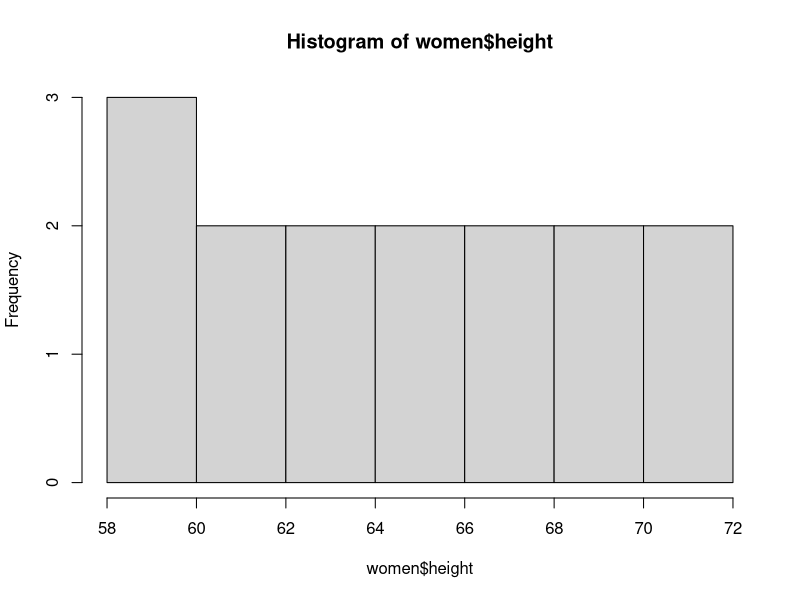
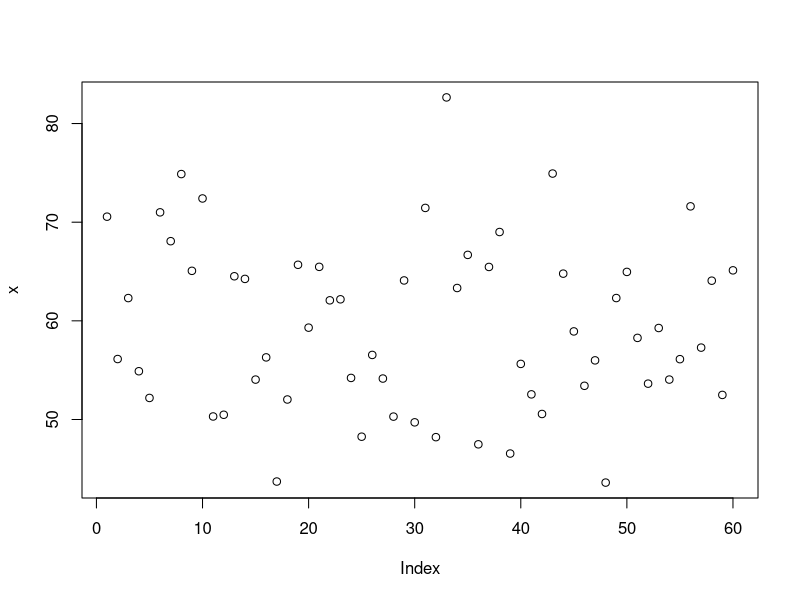
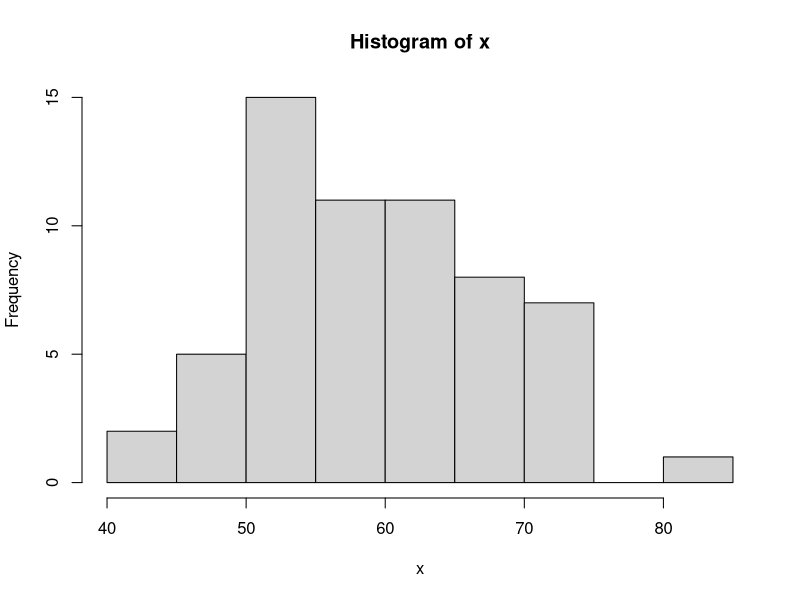
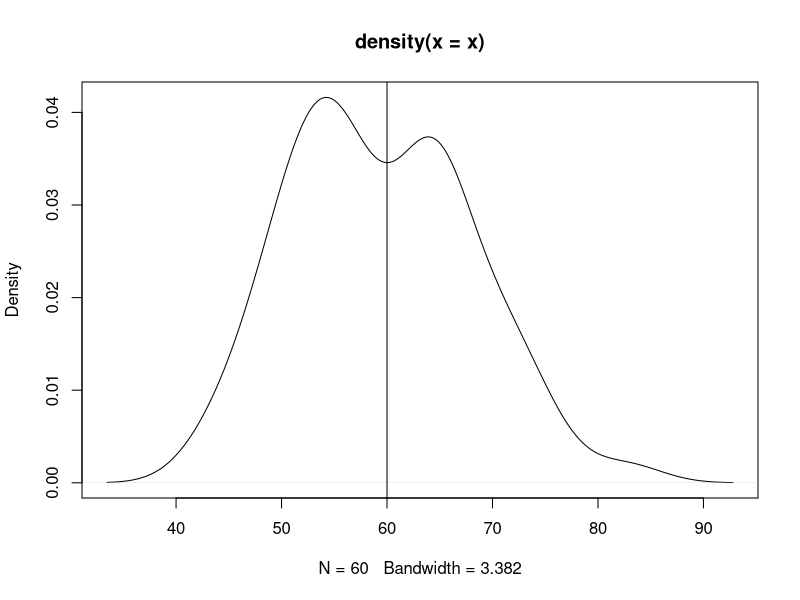
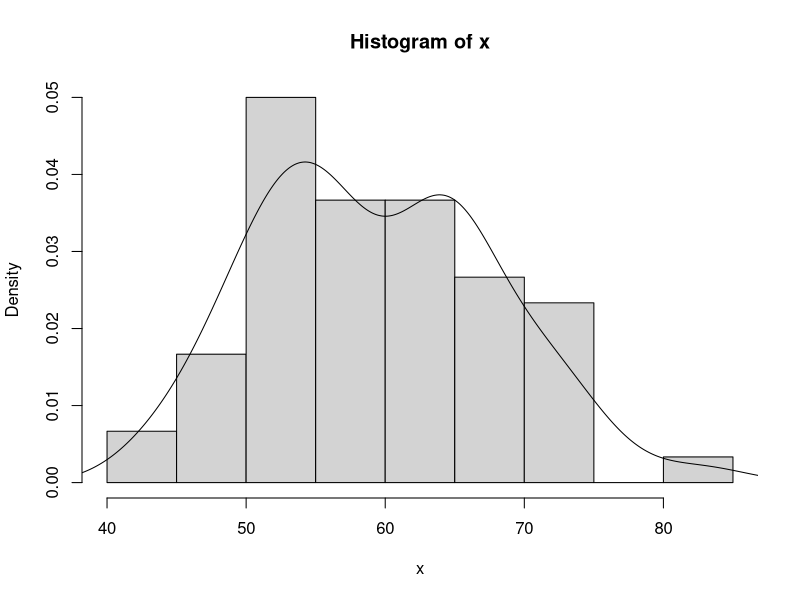
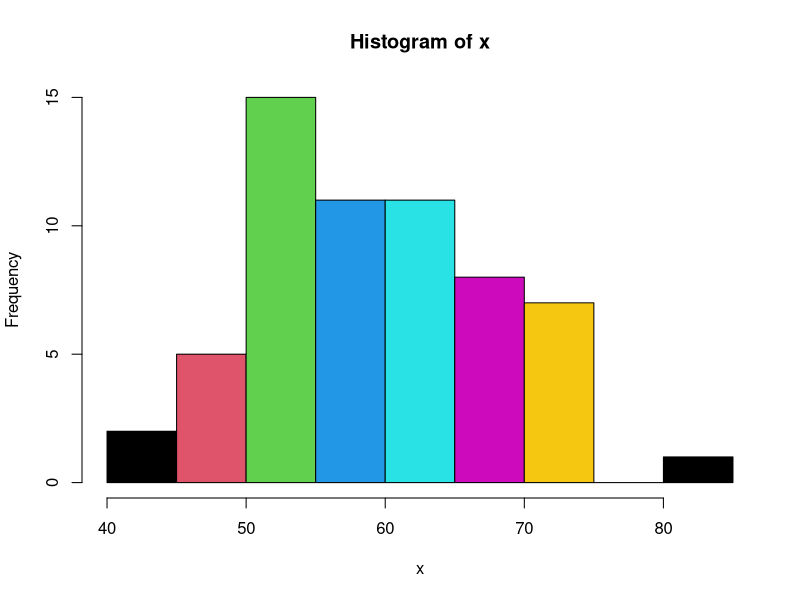
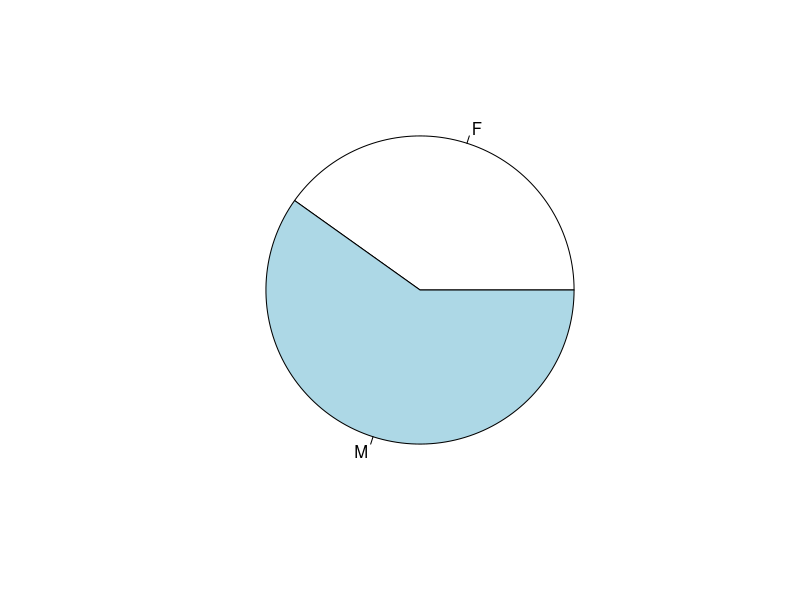
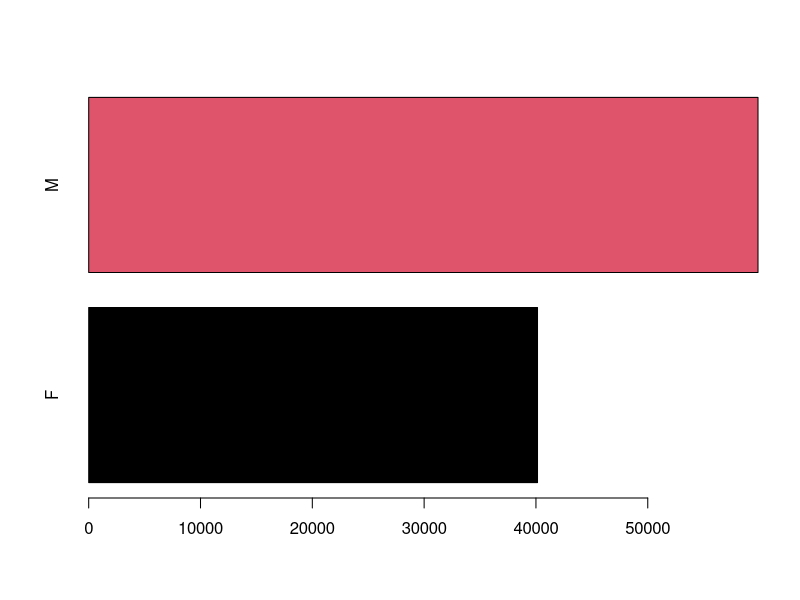

These figures' R source, in order:
#Data Structures

#vectors----
v1=1:100 #create vector from 1 to 100
v2= c(1,4,5,10)
class(v1)
class(v2)
v3=c('m','maha','kavi')
v3 #print the vector
class(v3)
v4= c(TRUE,FALSE,T,F,T)
class(v4)
#summary on vectors
mean(v1)
median(v1)
sd(v1)
var(v1)
hist(women$height)
v2
v2[v2>=5]
x= rnorm(60,mean=60,sd=10)
x
plot(x)
hist(x)
plot(density(x))
abline(v=60)
#rectangles and density together
hist(x, freq=F)
lines(density(x))
hist(x, breaks=10, col=1:10)
length(x)
sd(x)

?sample
x1= LETTERS[5:20]
x1

set.seed(1234)#to repeat the same order
y1 = sample(x1)
y1
y1
(y2=sample(x1,size=5))

(gender = sample(c('M','F'), size=100000,replace=TRUE, prob=c(.6,.4)))
(t1=table(gender))
prop.table(t1)
pie(t1)
barplot(t1,col=1:2,horiz=T)
  
  
#Matrix----
  
  
#Array----
